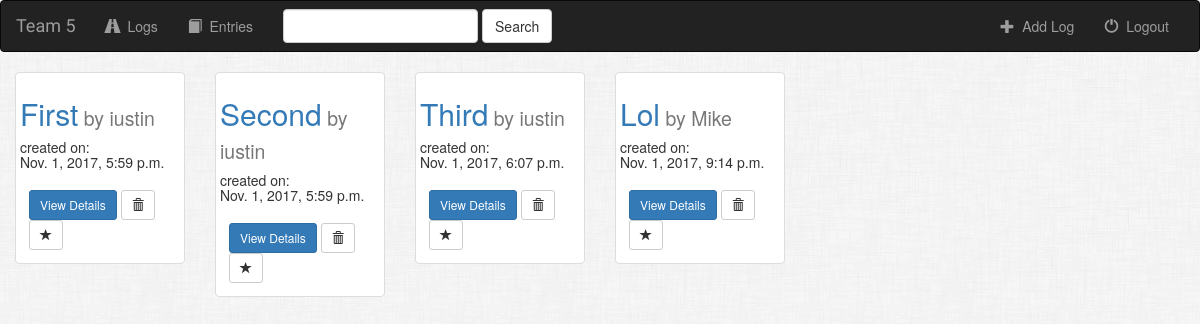
The app's page /text/home/, older data.
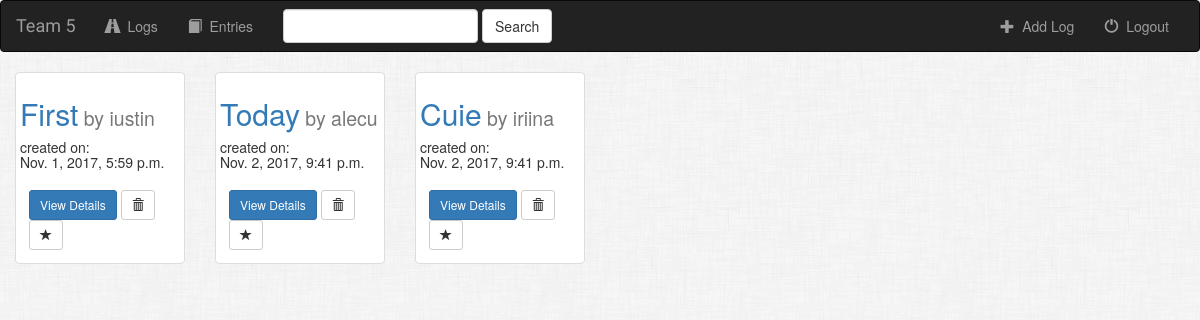
The same page, newer data.
### text/models.py (models this page shows, shortened)
class Log(models.Model):
    user = models.ForeignKey(User, default=1)
    title = models.CharField(max_length = 50)
    category = models.CharField(max_length = 50)
    date = models.DateTimeField()
    is_favorite = models.BooleanField(default=False)

### text/views.py (the view)
class IndexView(generic.ListView):
    template_name = 'text/index.html'
    context_object_name = 'all_logs'
    def get_queryset(self):
        return Log.objects.all()

### text/templates/text/index.html (shortened to what this page needs)
{% extends 'text/base.html' %}
{%block body%}
        {% for log in all_logs %}
        <div class="col-sm-4 col-lg-2">
                  <div class="thumbnail">
                      <h2><a href="{% url 'text:detail' log.id %}">
                          {{ log.title }}<small>  by {{log.user}}</small>
                      </a></h2>
                      <h5>created on: <br> {{log.date}}</h5>
                      <div class="caption">
                          <a href="{% url 'text:detail' log.id %}" class="btn btn-primary btn-sm" role="button">View Details</a>
                          <form action="{% url 'text:log-delete' log.id%}" method="post" style="display: inline;">
                              <button type="submit" class="btn btn-default btn-sm">
                                  <span class="glyphicon glyphicon-trash"></span>
                              </button>
                          </form>
                          <a href="#" class="btn btn-default btn-sm btn-favorite">
                              <span class="glyphicon glyphicon-star {% if log.is_favorite %}active{% endif %}"></span>
                          </a>
                      </div>
                  </div>
              </div>
        {% endfor %}
{%endblock%}

### text/templates/text/base.html (shortened to what this page needs)
<!DOCTYPE html>
<html lang = "en">
<head>
  {% load staticfiles %}
  <link rel="stylesheet" href="https://maxcdn.bootstrapcdn.com/bootstrap/3.3.6/css/bootstrap.min.css">
  <link rel = "stylesheet" type = "text/css" href = "{% static 'text/styles.css' %}"
  <script src="https://ajax.googleapis.com/ajax/libs/jquery/1.12.0/jquery.min.js"></script>
</head>
<body>
  <nav class="navbar navbar-inverse">
    <div class="container-fluid">
        <div class="navbar-header">
            <a class="navbar-brand" href="{% url 'text:index' %}">Team 5</a>
        </div>
        <div class="collapse navbar-collapse" id="topNavBar">
            <ul class="nav navbar-nav">
                <li class="{% block albums_active %}{% endblock %}"><a href="{% url 'text:index' %}"><span class="glyphicon glyphicon-road" aria-hidden="true"></span>&nbsp; Logs</a></li>
                <li class="{% block songs_active %}{% endblock %}"><a href="#"><span class="glyphicon glyphicon-book" aria-hidden="true"></span>&nbsp; Entries</a></li>
            </ul>
            <form class="navbar-form navbar-left" role="search" method="get" action="{% url 'text:index' %}">
                <div class="form-group">
                    <input type="text" class="form-control" name="q" value="">
                </div>
                <button type="submit" class="btn btn-default">Search</button>
            </form>
            <ul class="nav navbar-nav navbar-right">
                <li>
                    <a href="{% url 'text:log-add' %}">
                        <span class="glyphicon glyphicon-plus" aria-hidden="true"></span>&nbsp; Add Log
                    </a>
                </li>
                <li>
                    <a href="{% url 'text:logout-user' %}">
                        <span class="glyphicon glyphicon-off" aria-hidden="true"></span>&nbsp; Logout
                    </a>
                </li>
            </ul>
        </div>
    </div>
</nav>
{% block body %}
{% endblock %}
</body>
</html>

### text/static/text/styles.css (style rules this page uses)
body { background: white url("images/bg4.png"); }
.navbar { border-radius: : 0; }
.navbar-brand { font-family: 'Lobster', cursive; }

Row changes from the older to the newer data that the page shows:
removed Log: title "Second", user "iustin", date "Nov. 1, 2017, 5:59 p.m.", is_favorite False (drawn)
removed Log: title "Third", user "iustin", date "Nov. 1, 2017, 6:07 p.m.", is_favorite False (drawn)
removed Log: title "Lol", user "Mike", date "Nov. 1, 2017, 9:14 p.m.", is_favorite False (drawn)
added Log: title "Today", user "alecu", date "Nov. 2, 2017, 9:41 p.m.", is_favorite False (drawn)
added Log: title "Cuie", user "iriina", date "Nov. 2, 2017, 9:41 p.m.", is_favorite False (drawn)
